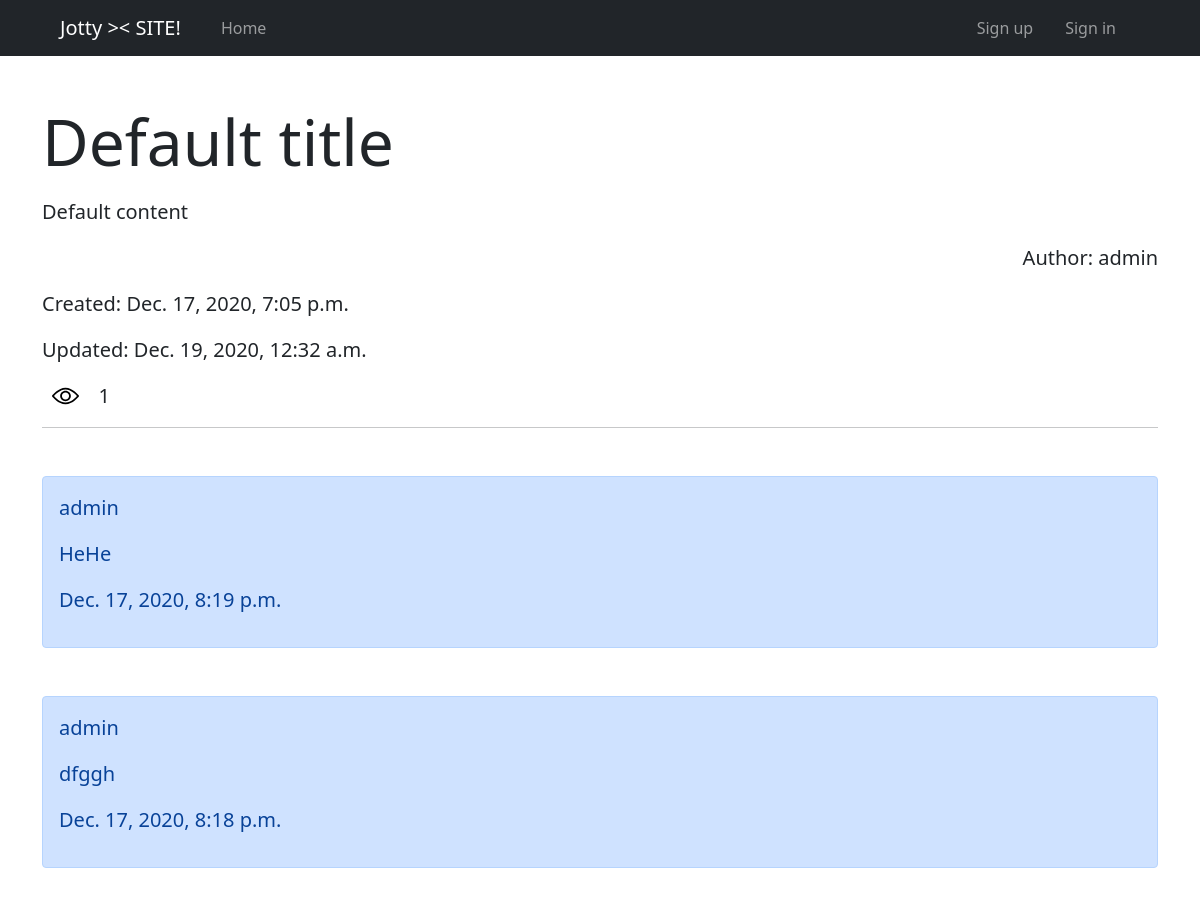
The app's page /8 (upper part), older data.
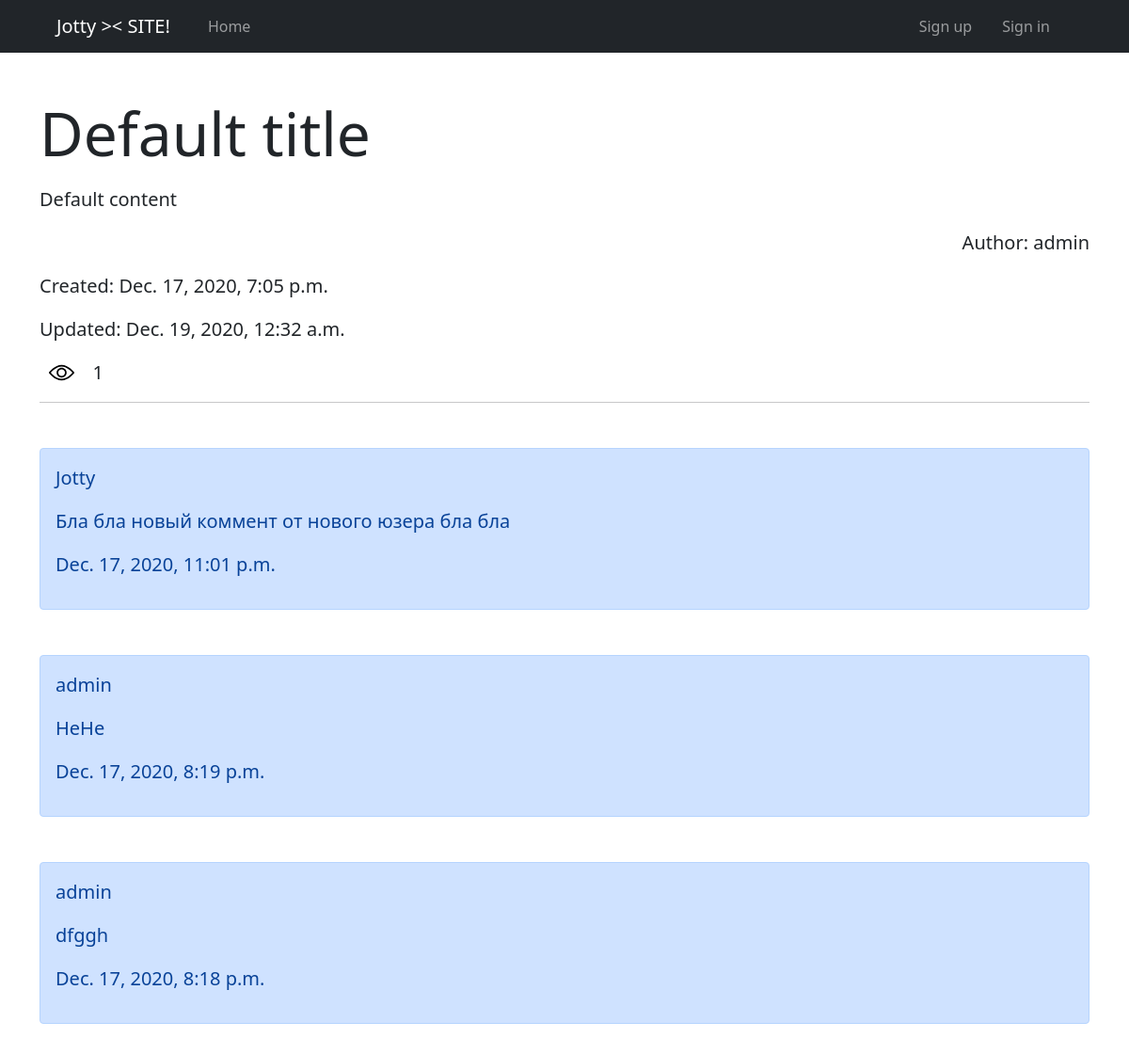
The same page, newer data.
### blog/models.py (models this page shows, shortened)
class Comment(models.Model):
    author = models.ForeignKey(User, on_delete=models.CASCADE)
    post = models.ForeignKey('Post', on_delete=models.CASCADE, null=False)
    text = models.TextField()
    created_at = models.DateTimeField(auto_now_add=True)
    class Meta:
        verbose_name = "Комментарий"
        verbose_name_plural = "Комментарии"

### blog/views.py (the view, shortened to what this page needs)
# urls.py: path('<int:pk>', DetailPost.as_view(), name="detail"),
class DetailPost(FormMixin, DetailView):
    template_name = "blog/detail.html"
    model = Post
    form_class = CreateComment
    def get_queryset(self):
        return super(DetailPost, self).get_queryset().filter(is_published=True)
    def get_context_data(self, **kwargs):
        data = super().get_context_data(**kwargs)
        data['comments'] = Comment.objects.filter(post=kwargs['object'].id).order_by('-created_at')
        data['is_authed'] = self.request.user.is_authenticated
        data['form'] = self.get_form()
        return data
    def get(self, request, *args, **kwargs):
        post_object = self.get_object()
        post_object.views += 1
        post_object.save()
        return super().get(request, *args, **kwargs)

### templates/blog/detail.html (shortened to what this page needs)
{% extends 'base.html' %}
{% load static %}
{% block content %}
    <div class="container mt-5">
        <h1 class="display-3 mt-3">{{ post.title }}</h1>
        <p class="lead mt-3">{{ post.content }}</p>
        <p class="lead mt-3 text-end">Author: {{ post.author }}</p>
        <p class="lead mt-3">Created: {{ post.created_at }}</p>
        <p class="lead mt-3">Updated: {{ post.updated_at }}</p>
        <div class="d-flex align-items-center" style="width: 7%; justify-content: space-around">
            <img src="{% static 'view.svg' %}" alt="View image" style="width: 34%">
            <span style="font-size: 20px">{{ post.views }}</span>
        </div>
        <hr>
        <div class="comments mt-5">
            {% for comment in comments %}
                <div class="comment alert alert-primary mt-5" role="alert">
                        <p class="lead" style="font-size: 20px">{{ comment.author }}</p>
                        <p class="lead" style="font-size: 20px">{{ comment.text }}</p>
                        <p class="lead" style="font-size: 20px">{{ comment.created_at }}</p>
                </div>
            {% endfor %}
        </div>
    </div>
{% endblock %}

Row changes from the older to the newer data that the page shows:
added Comment: author "Jotty", text "Бла бла новый коммент от нового юзера бла бла", created_at "Dec. 17, 2020, 11:01 p.m."
